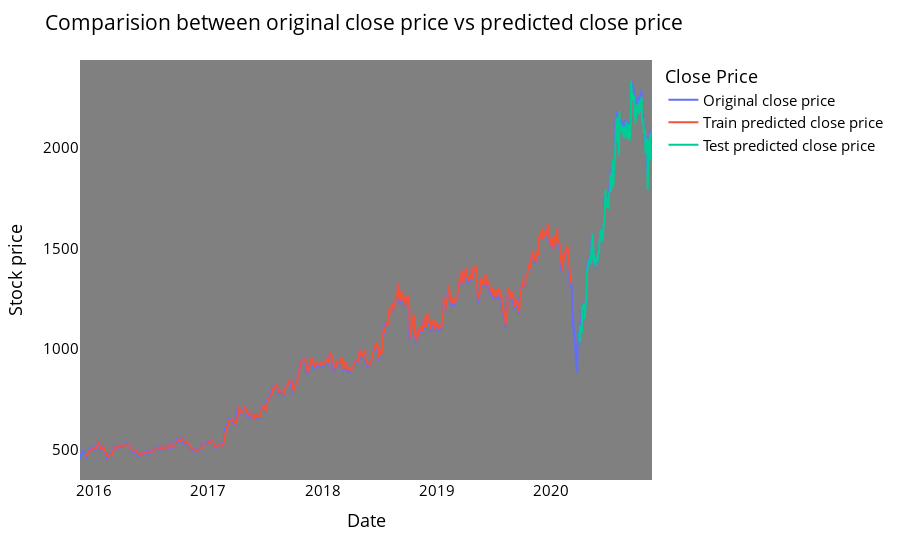

Here is the notebook cell this chart was saved with:
### Code cell
# shift train predictions for plotting

look_back=time_step
trainPredictPlot = np.empty_like(closedf)
trainPredictPlot[:, :] = np.nan
trainPredictPlot[look_back:len(train_predict)+look_back, :] = train_predict
print("Train predicted data: ", trainPredictPlot.shape)

# shift test predictions for plotting
testPredictPlot = np.empty_like(closedf)
testPredictPlot[:, :] = np.nan
testPredictPlot[len(train_predict)+(look_back*2)+1:len(closedf)-1, :] = test_predict
print("Test predicted data: ", testPredictPlot.shape)

names = cycle(['Original close price','Train predicted close price','Test predicted close price'])


plotdf = pd.DataFrame({'Date': close_stock['Date'],
                       'original_close': close_stock['Close'],
                      'train_predicted_close': trainPredictPlot.reshape(1,-1)[0].tolist(),
                      'test_predicted_close': testPredictPlot.reshape(1,-1)[0].tolist()})

fig = px.line(plotdf,x=plotdf['Date'], y=[plotdf['original_close'],plotdf['train_predicted_close'],
                                          plotdf['test_predicted_close']],
              labels={'value':'Stock price','Date': 'Date'})
fig.update_layout(title_text='Comparision between original close price vs predicted close price',
                  plot_bgcolor='gray', font_size=15, font_color='black', legend_title_text='Close Price')
fig.for_each_trace(lambda t:  t.update(name = next(names)))

fig.update_xaxes(showgrid=False)
fig.update_yaxes(showgrid=False)
fig.show()

### Figure 1 — Plotly figure (JSON) as saved in the notebook; plotly's stock layout.template omitted (floating-point values rounded to 4 significant figures; data arrays with more than 128 entries replaced by an {"elided": "..."} marker saying what was removed)
{"data": [{"hovertemplate": "variable=original_close<br>Date=%{x}<br>Stock price=%{y}<extra></extra>", "legendgroup": "original_close", "line": {"color": "#636efa", "dash": "solid"}, "marker": {"symbol": "circle"}, "mode": "lines", "name": "Original close price", "showlegend": true, "type": "scattergl", "x": {"elided": "1232 str values"}, "xaxis": "x", "y": {"elided": "1232 float values"}, "yaxis": "y"}, {"hovertemplate": "variable=train_predicted_close<br>Date=%{x}<br>Stock price=%{y}<extra></extra>", "legendgroup": "train_predicted_close", "line": {"color": "#EF553B", "dash": "solid"}, "marker": {"symbol": "circle"}, "mode": "lines", "name": "Train predicted close price", "showlegend": true, "type": "scattergl", "x": {"elided": "1232 str values"}, "xaxis": "x", "y": {"elided": "1232 float values"}, "yaxis": "y"}, {"hovertemplate": "variable=test_predicted_close<br>Date=%{x}<br>Stock price=%{y}<extra></extra>", "legendgroup": "test_predicted_close", "line": {"color": "#00cc96", "dash": "solid"}, "marker": {"symbol": "circle"}, "mode": "lines", "name": "Test predicted close price", "showlegend": true, "type": "scattergl", "x": {"elided": "1232 str values"}, "xaxis": "x", "y": {"elided": "1232 float values"}, "yaxis": "y"}], "layout": {"font": {"color": "black", "size": 15}, "legend": {"title": {"text": "Close Price"}, "tracegroupgap": 0}, "margin": {"t": 60}, "plot_bgcolor": "gray", "title": {"text": "Comparision between original close price vs predicted close price"}, "xaxis": {"anchor": "y", "domain": [0, 1], "showgrid": false, "title": {"text": "Date"}}, "yaxis": {"anchor": "x", "domain": [0, 1], "showgrid": false, "title": {"text": "Stock price"}}}}
